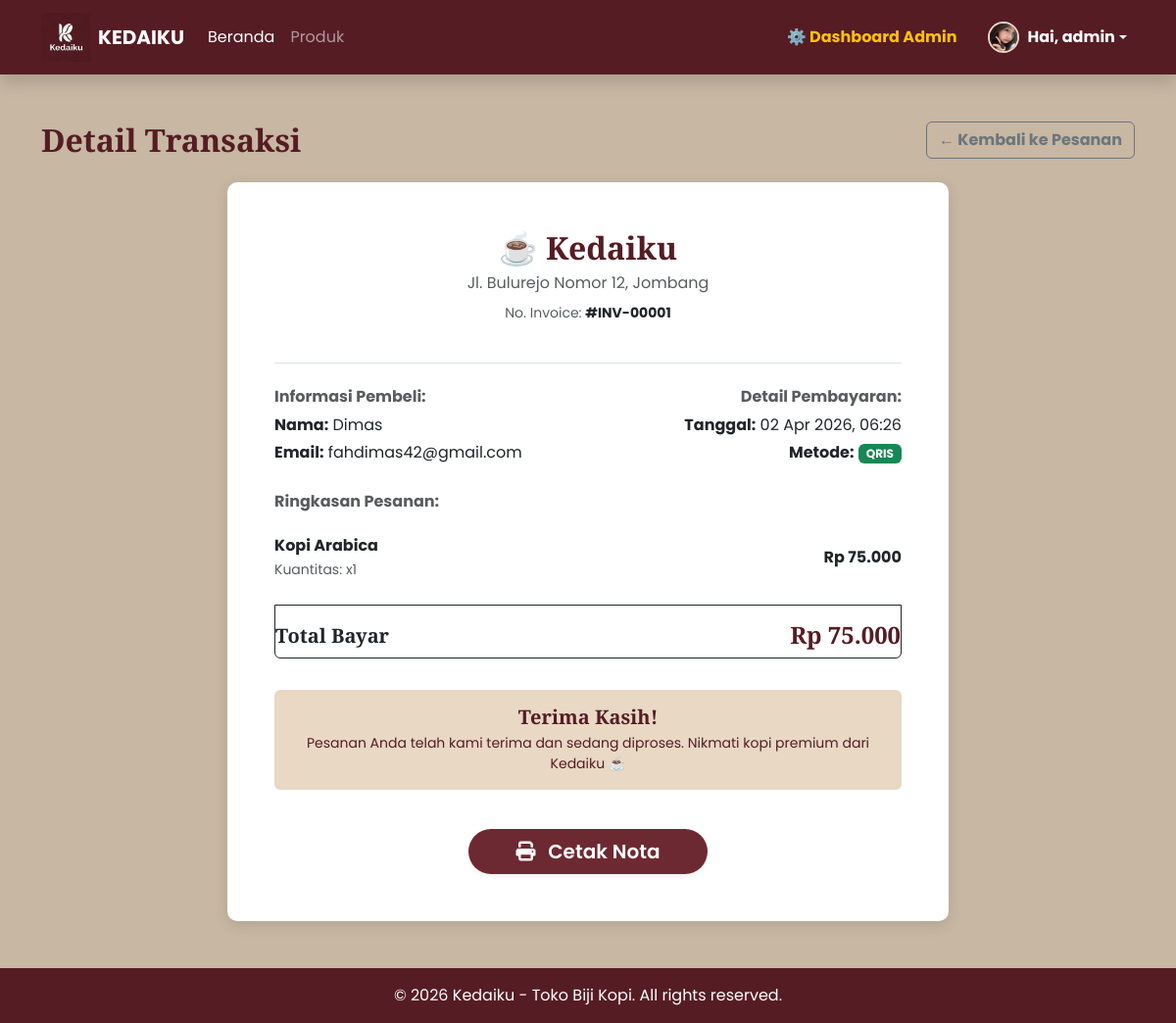
Screenshot of /nota.php?id=1 (signed in) with the database file from the repository.
### tables this page shows
CREATE TABLE IF NOT EXISTS `pesanan_header` (
  `id` int NOT NULL AUTO_INCREMENT,
  `nama` varchar(100) NOT NULL,
  `email` varchar(100) NOT NULL,
  `pembayaran` varchar(50) NOT NULL,
  `tanggal` timestamp NULL DEFAULT CURRENT_TIMESTAMP,
  `total` int NOT NULL,
  `status` varchar(50) DEFAULT 'Menunggu Pembayaran',
  `bukti` varchar(255) DEFAULT NULL,
  PRIMARY KEY (`id`)
);

CREATE TABLE IF NOT EXISTS `pesanan_detail` (
  `id` int NOT NULL AUTO_INCREMENT,
  `id_pesanan` int NOT NULL,
  `produk_id` int NOT NULL,
  `jumlah` int NOT NULL,
  `harga` int NOT NULL,
  `subtotal` int NOT NULL,
  PRIMARY KEY (`id`),
  KEY `id_pesanan` (`id_pesanan`),
  KEY `produk_id` (`produk_id`),
  CONSTRAINT `pesanan_detail_ibfk_1` FOREIGN KEY (`id_pesanan`) REFERENCES `pesanan_header` (`id`),
  CONSTRAINT `pesanan_detail_ibfk_2` FOREIGN KEY (`produk_id`) REFERENCES `produk` (`id`)
);

CREATE TABLE IF NOT EXISTS `produk` (
  `id` int NOT NULL AUTO_INCREMENT,
  `nama` varchar(100) DEFAULT NULL,
  `harga` int DEFAULT NULL,
  `gambar` varchar(200) DEFAULT NULL,
  `stok` int NOT NULL DEFAULT '0',
  PRIMARY KEY (`id`)
);

### nota.php (the view, shortened to what this page needs)
<?php
include 'koneksi.php';
$id_pesanan = $_GET['id'];
$header = $koneksi->query("SELECT * FROM pesanan_header WHERE id='$id_pesanan'")->fetch_assoc();
$detail = $koneksi->query("SELECT * FROM pesanan_detail WHERE id_pesanan='$id_pesanan'");
?>
<!DOCTYPE html>
<html lang="id">
<head>
  <link rel="stylesheet" href="https://cdn.jsdelivr.net/npm/bootstrap@5.3.2/dist/css/bootstrap.min.css">
  <link rel="stylesheet" href="https://cdnjs.cloudflare.com/ajax/libs/font-awesome/6.4.2/css/all.min.css">
</head>
<body class="d-flex flex-column min-vh-100">
  <?php include 'layout/header.php'; ?>
  <div class="container my-5 flex-grow-1">
    <div class="d-flex justify-content-between align-items-center mb-4 no-print">
        <h2 class="fw-bold text-velvet mb-0">Detail Transaksi</h2>
        <a href="pesanan.php" class="btn btn-outline-secondary fw-bold">← Kembali ke Pesanan</a>
    </div>
    <div class="row justify-content-center">
      <div class="col-md-8">
        <div class="card card-custom p-5">
          <div class="text-center mb-4 border-bottom pb-4">
              <h2 class="fw-bold text-velvet mb-1">☕ Kedaiku</h2>
              <p class="text-muted mb-0">Jl. Bulurejo Nomor 12, Jombang</p>
              <p class="text-muted small mt-2">No. Invoice: <strong class="text-dark">#INV-<?php echo str_pad($id_pesanan, 5, '0', STR_PAD_LEFT); ?></strong></p>
          </div>
          <div class="row mb-4">
              <div class="col-sm-6 mb-3 mb-sm-0">
                  <h6 class="text-muted fw-bold mb-2">Informasi Pembeli:</h6>
                  <p class="mb-1"><strong>Nama:</strong> <?php echo $header['nama']; ?></p>
                  <p class="mb-1"><strong>Email:</strong> <?php echo $header['email']; ?></p>
              </div>
              <div class="col-sm-6 text-sm-end">
                  <h6 class="text-muted fw-bold mb-2">Detail Pembayaran:</h6>
                  <p class="mb-1"><strong>Tanggal:</strong> <?php echo date('d M Y, H:i', strtotime($header['tanggal'])); ?></p>
                  <p class="mb-1"><strong>Metode:</strong> <span class="badge bg-success px-2 py-1"><?php echo $header['pembayaran']; ?></span></p>
              </div>
          </div>
          <h6 class="text-muted fw-bold mb-3">Ringkasan Pesanan:</h6>
          <ul class="list-group mb-4">
            <?php
            if ($detail->num_rows > 0) {
                while ($row = $detail->fetch_assoc()) {
                  $produk = $koneksi->query("SELECT * FROM produk WHERE id='" . $row['produk_id'] . "'")->fetch_assoc();
            ?>
              <li class="list-group-item d-flex justify-content-between align-items-center border-0 px-0 pb-2">
                <div>
                    <span class="fw-bold text-dark"><?php echo $produk['nama']; ?></span><br>
                    <small class="text-muted">Kuantitas: x<?php echo $row['jumlah']; ?></small>
                </div>
                <span class="fw-bold text-dark">Rp <?php echo number_format($row['subtotal'], 0, ',', '.'); ?></span>
              </li>
            <?php
                }
            } else {
                echo "<li class='list-group-item text-center border-0'>Data produk tidak ditemukan.</li>";
            }
            ?>
            <li class="list-group-item d-flex justify-content-between align-items-center border-top border-dark px-0 mt-3 pt-3">
                <h5 class="fw-bold mb-0 text-dark">Total Bayar</h5>
                <h4 class="fw-bold text-velvet mb-0">Rp <?php echo number_format($header['total'], 0, ',', '.'); ?></h4>
            </li>
          </ul>
          <div class="alert text-center mt-2 border-0" style="background-color: #e8d8c4; color: #561c24;">
            <h5 class="fw-bold mb-1">Terima Kasih!</h5>
            <p class="mb-0 small">Pesanan Anda telah kami terima dan sedang diproses. Nikmati kopi premium dari Kedaiku ☕</p>
          </div>
          <div class="text-center mt-4 no-print">
            <button onclick="window.print()" class="btn btn-main btn-lg btn-anim px-5 rounded-pill shadow-sm">
                <i class="fa-solid fa-print me-2"></i> Cetak Nota
            </button>
          </div>
        </div>
      </div>
    </div>
  </div>
  <footer class="text-white text-center py-3 mt-auto no-print" style="background: #561c24;">
    <p class="mb-0">&copy; <?php echo date("Y"); ?> Kedaiku - Toko Biji Kopi. All rights reserved.</p>
  </footer>
</body>
</html>

### nota.php (style rules this page uses)
body { font-family: 'Poppins', sans-serif; background: #c7b7a3; }
h1, h2, h3, h4, h5 { font-family: 'Playfair Display', serif; color: #561c24; }
.text-velvet { color: #561c24 !important; }
.card-custom { background: #fff; border: none; border-radius: 10px; box-shadow: 0 4px 15px rgba(0, 0, 0, 0.1); }
.btn-main { background: #6d2932; color: white; border: none; font-weight: 600; }

### rows the page displays
pesanan_header: nama "Dimas", email "fahdimas42@gmail.com", tanggal "02 Apr 2026, 06:26", pembayaran "QRIS", total "75.000"
pesanan_detail: produk.nama "Kopi Arabica", jumlah "1", subtotal "75.000"

### other values shown
$_SESSION['username'] "admin"
str_pad($id_pesanan, 5, '0', STR_PAD_LEFT) "00001"
